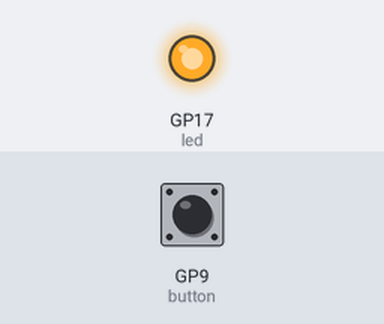
A program run on a simulated Raspberry Pi Pico running MicroPython. Parts: output pins drawn as LEDs (lit = HIGH). The test bench sets the inputs (shaded band); at power-on: GP9 (button) HIGH. Random numbers come from a fixed seed.

Above: at 0.1 s.
At 2.3 s:
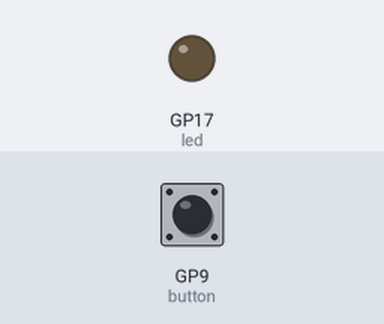
Timing chart, 0 to 3.8 s (numbered marks = the images above):
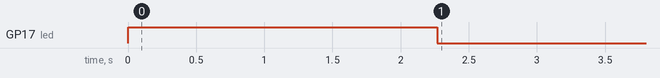

The program:

irq_test.py
```python
import machine
import utime
import urandom

led = machine.Pin(17, machine.Pin.OUT)
button = machine.Pin(9, machine.Pin.IN, machine.Pin.PULL_UP)

def button_handler(pin):
    button.irq(handler=None)
    print(pin)

led.value(1)
utime.sleep(urandom.uniform(2, 4))
led.value(0)

#button.irq(trigger=machine.Pin.IRQ_RISING, handler=button_handler)

button.irq(trigger=machine.Pin.IRQ_FALLING, handler=button_handler) #if PULL_UP
```

Measured:
- by itself, GP17 (led): LOW → HIGH at 0.00 s, → LOW 2.3 s later
